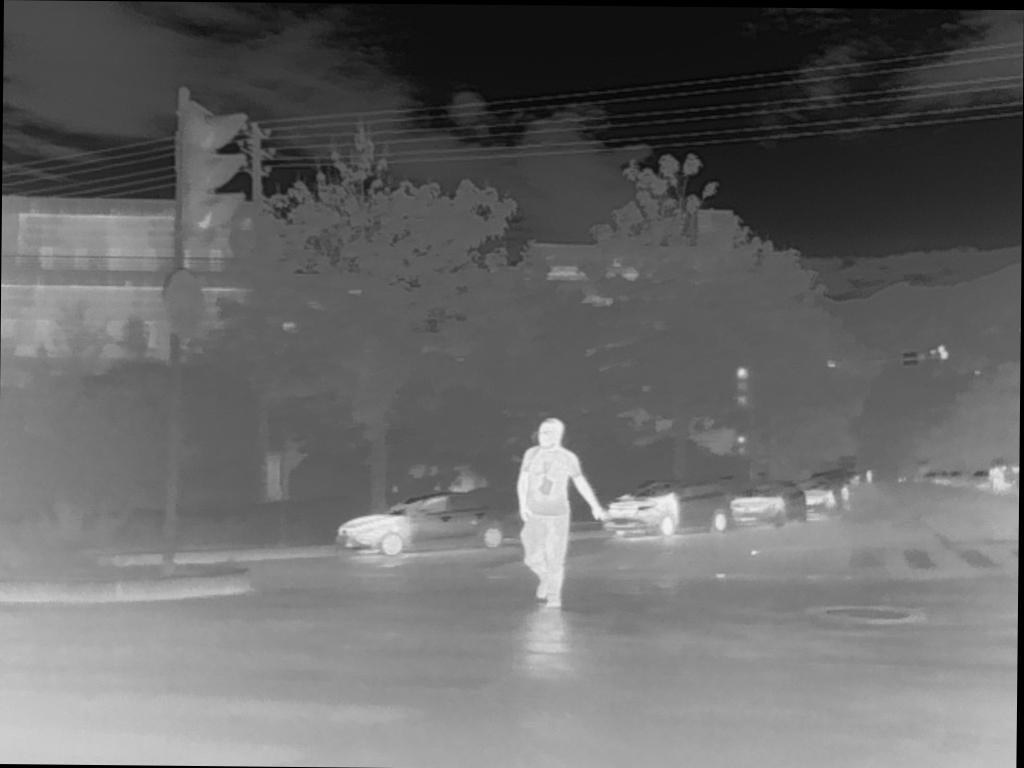
%> input picture Last_main/data/00443_ir.jpg, 1024 x 768 px
$ octave --eval "result = Visual_saliency_map(imread('data/00443_ir.jpg'));"   (GNU Octave 9; MATLAB toolbox functions it lacks are replaced by stand-ins)
%> lines starting %> are read from the running program, lines starting %| are printed output that depends on the picture
function SM = Visual_saliency_map(I)
I_padded = padarray(I, [1, 1], 'symmetric');
SM = zeros(size(I));
center = I_padded(2:end-1, 2:end-1);
%> center is the input picture: size 768x1024 uint8; min 0, max 244, mean 104.1
up = I_padded(1:end-2, 2:end-1);
SM = SM + abs(center - up);
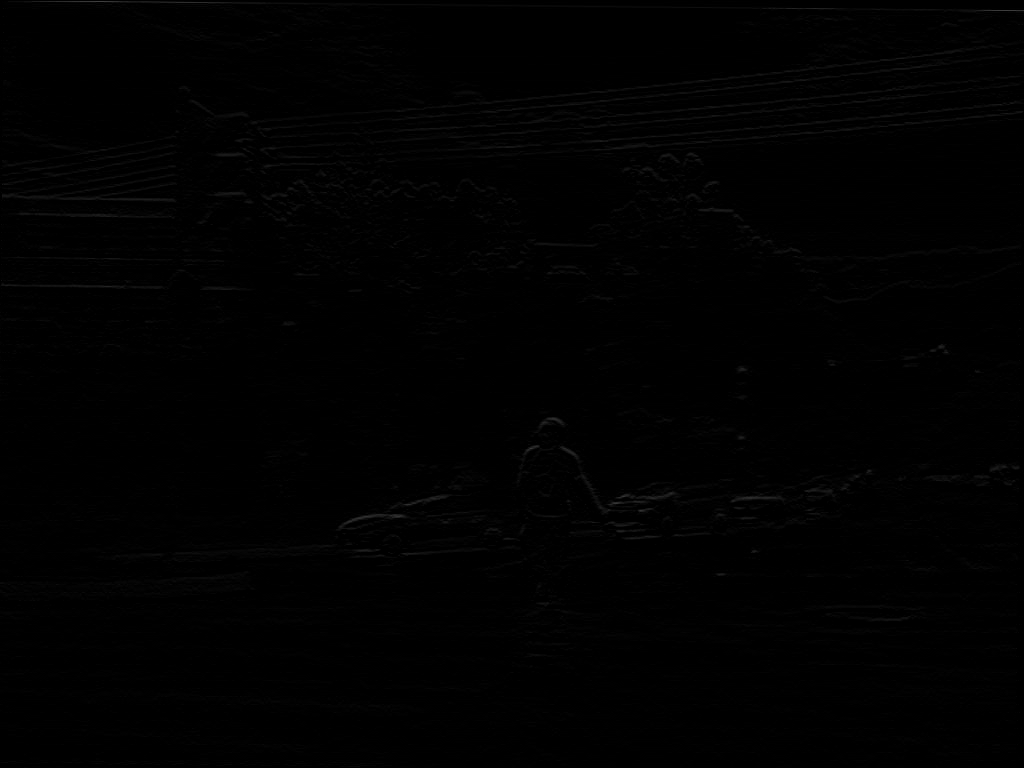
%> SM: size 768x1024 uint8; min 0, max 64, mean 1
down = I_padded(3:end, 2:end-1);
SM = SM + abs(center - down);
left = I_padded(2:end-1, 1:end-2);
SM = SM + abs(center - left);
right = I_padded(2:end-1, 3:end);
SM = SM + abs(center - right);
up_left = I_padded(1:end-2, 1:end-2);
SM = SM + abs(center - up_left) / sqrt(2);
up_right = I_padded(1:end-2, 3:end);
SM = SM + abs(center - up_right) / sqrt(2);
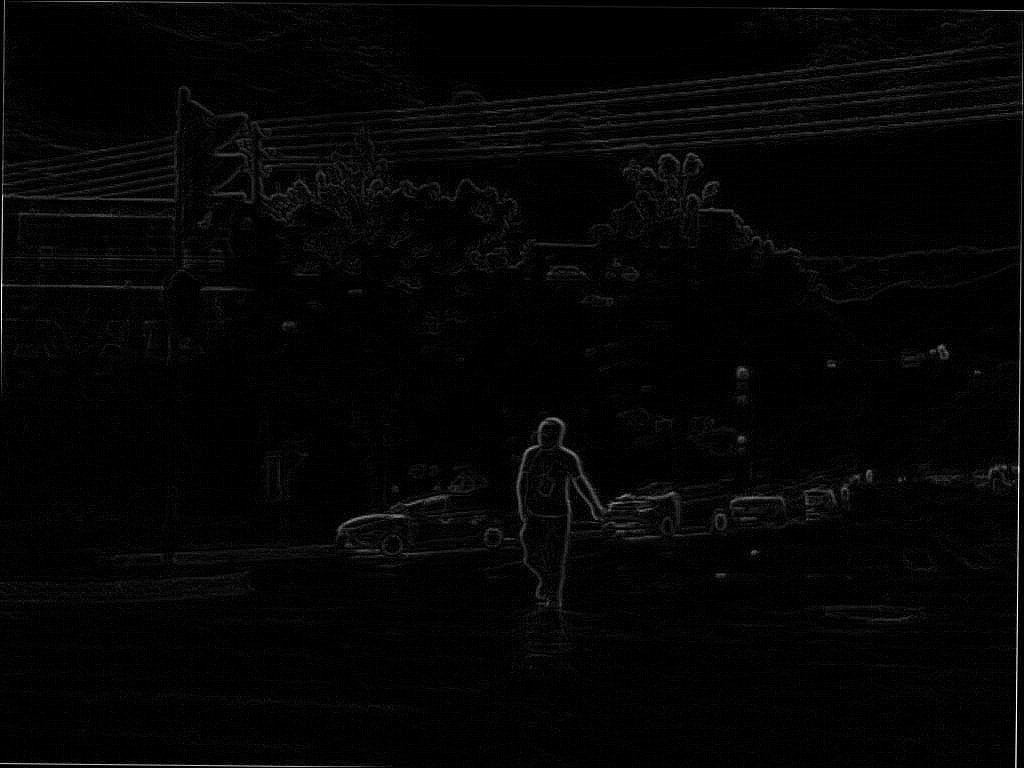
%> SM: size 768x1024 uint8; min 0, max 255, mean 4.7
down_left = I_padded(3:end, 1:end-2);
SM = SM + abs(center - down_left) / sqrt(2);
down_right = I_padded(3:end, 3:end);
SM = SM + abs(center - down_right) / sqrt(2);
SM = mat2gray(SM);
%> SM: size 768x1024 double
end

$ run again, on Last_main/data/00825_ir.jpg
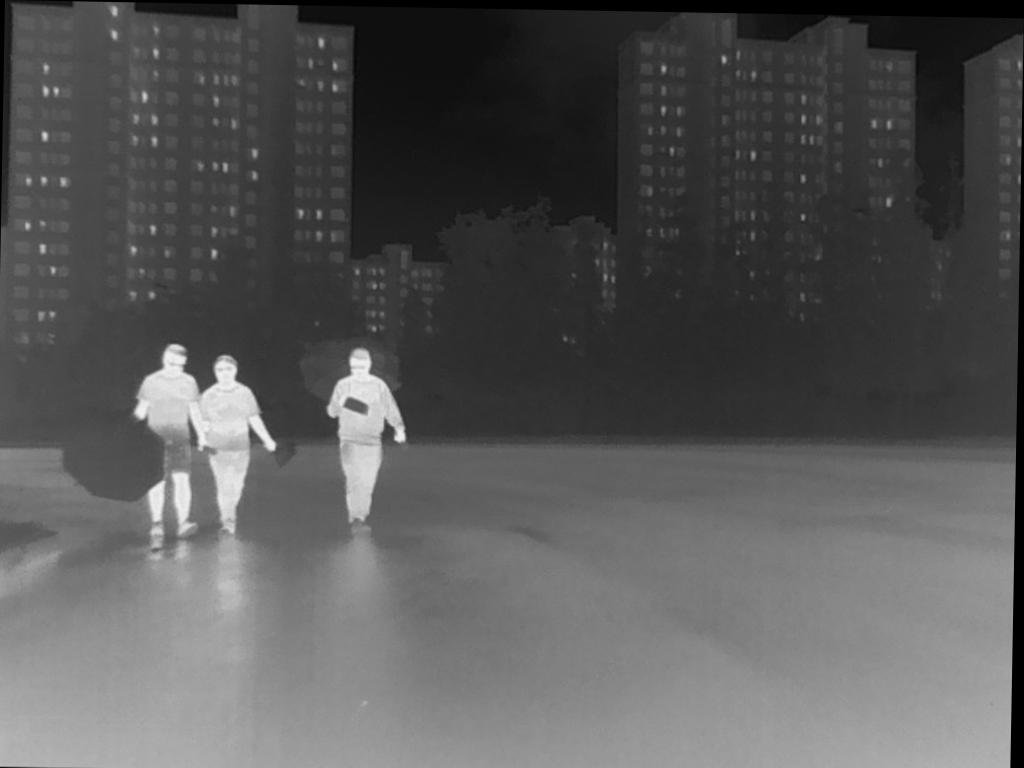
%> input picture Last_main/data/00825_ir.jpg, 1024 x 768 px
%> in Visual_saliency_map, center is the input picture: size 768x1024 uint8; min 0, max 245, mean 87.1
%> in Visual_saliency_map, `SM = SM + abs(center - down_left) / sqrt(2);`:
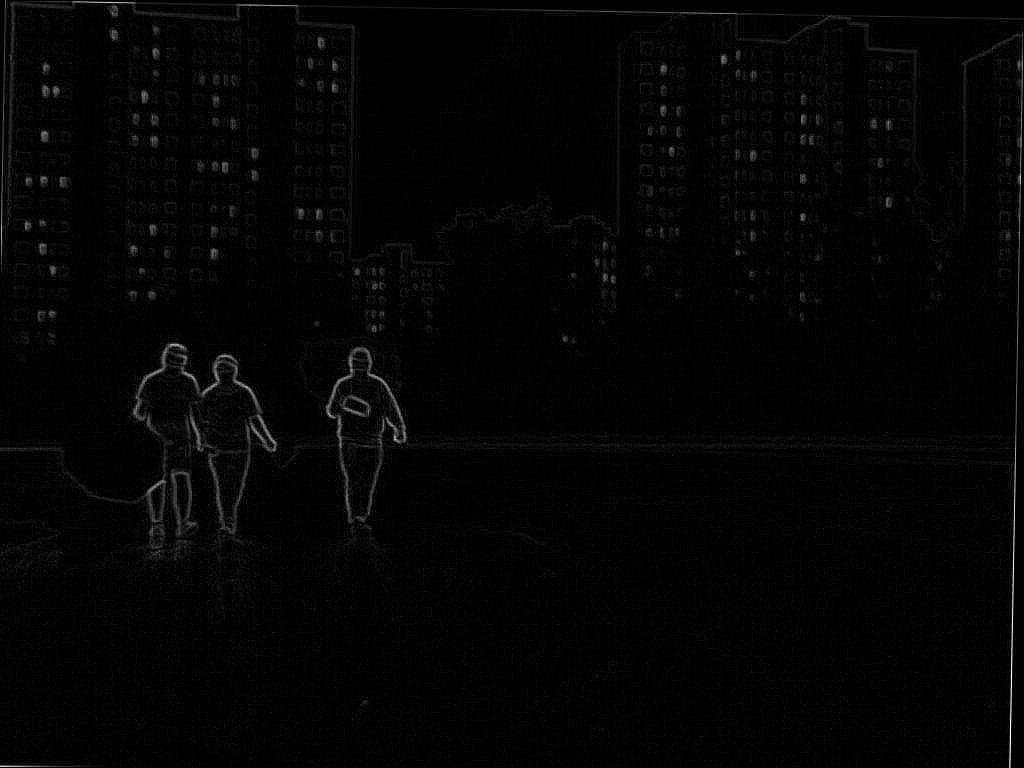
%> SM: size 768x1024 uint8; min 0, max 255, mean 4.1

$ run again, on Last_main/data/01204_ir.jpg
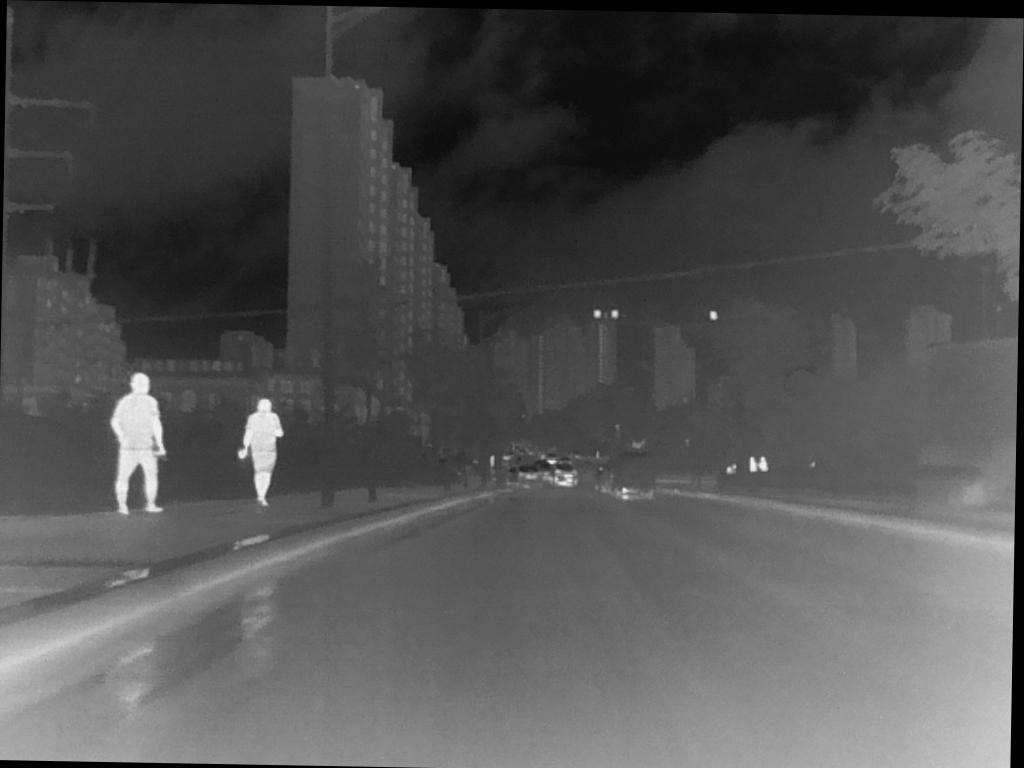
%> input picture Last_main/data/01204_ir.jpg, 1024 x 768 px
%> in Visual_saliency_map, center is the input picture: size 768x1024 uint8; min 0, max 246, mean 82.9
%> in Visual_saliency_map, `SM = SM + abs(center - down_right) / sqrt(2);`:
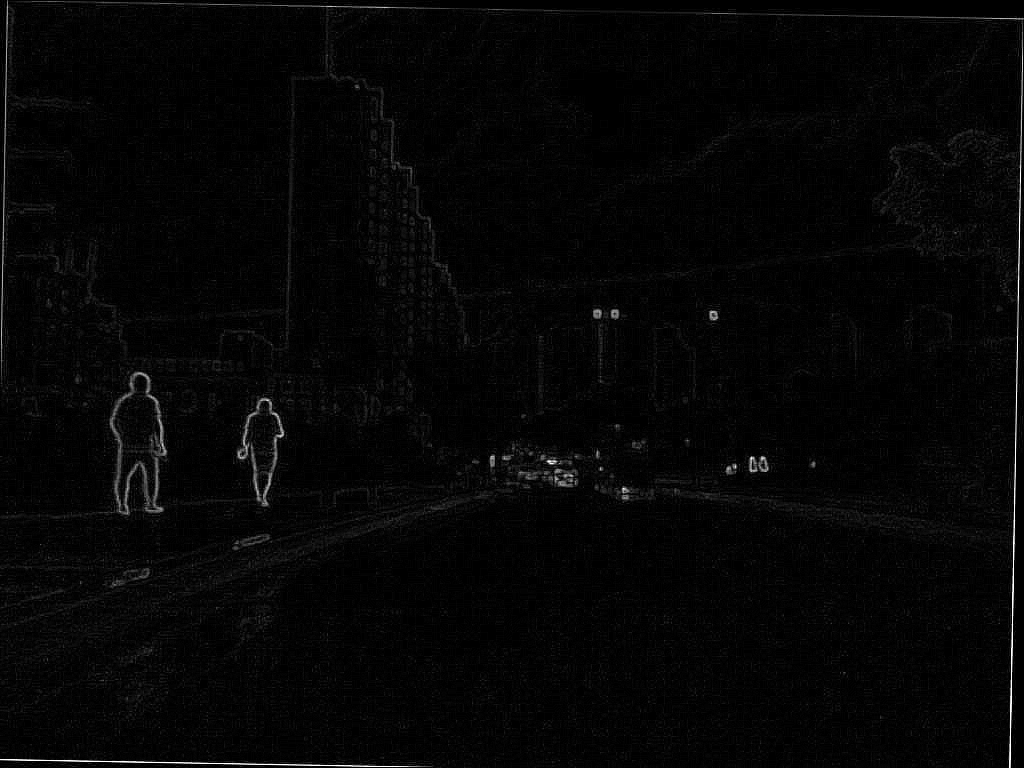
%> SM: size 768x1024 uint8; min 0, max 255, mean 5.5

$ run again, on Last_main/data/10_ir.jpg
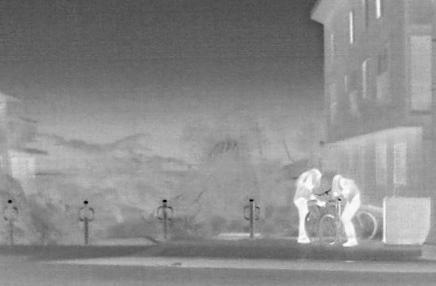
%> input picture Last_main/data/10_ir.jpg, 436 x 286 px
%> in Visual_saliency_map, center is the input picture: size 286x436 uint8; min 0, max 255, mean 139.3
%> in Visual_saliency_map, `SM = SM + abs(center - right);`:
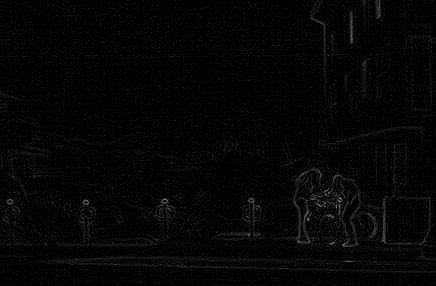
%> SM: size 286x436 uint8; min 0, max 138, mean 5.7
%> in Visual_saliency_map, `SM = SM + abs(center - down_left) / sqrt(2);`:
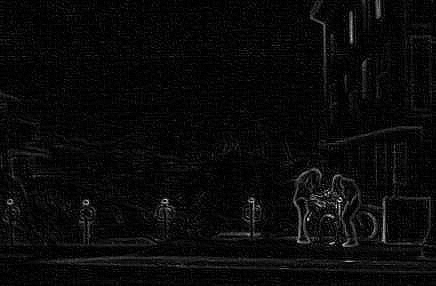
%> SM: size 286x436 uint8; min 0, max 255, mean 10.2
